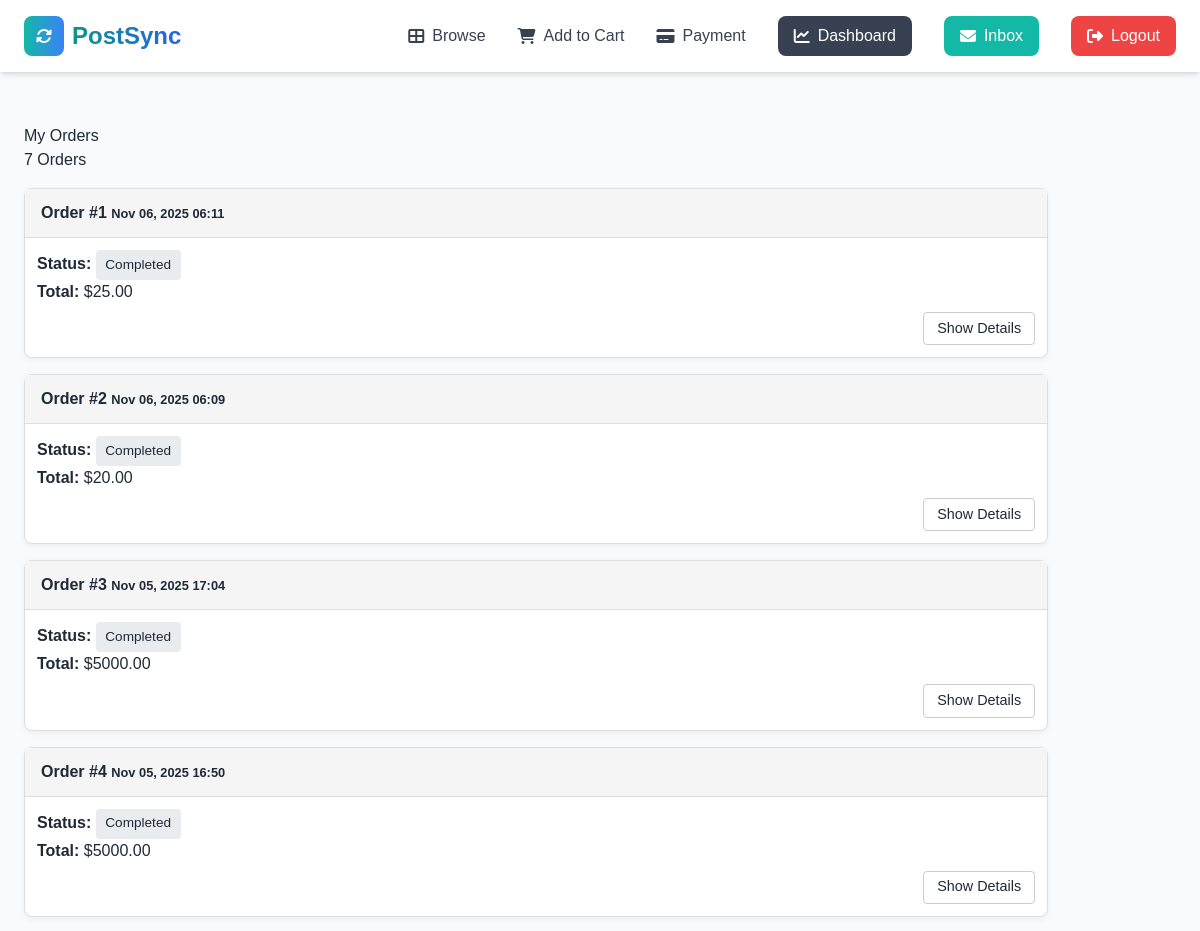
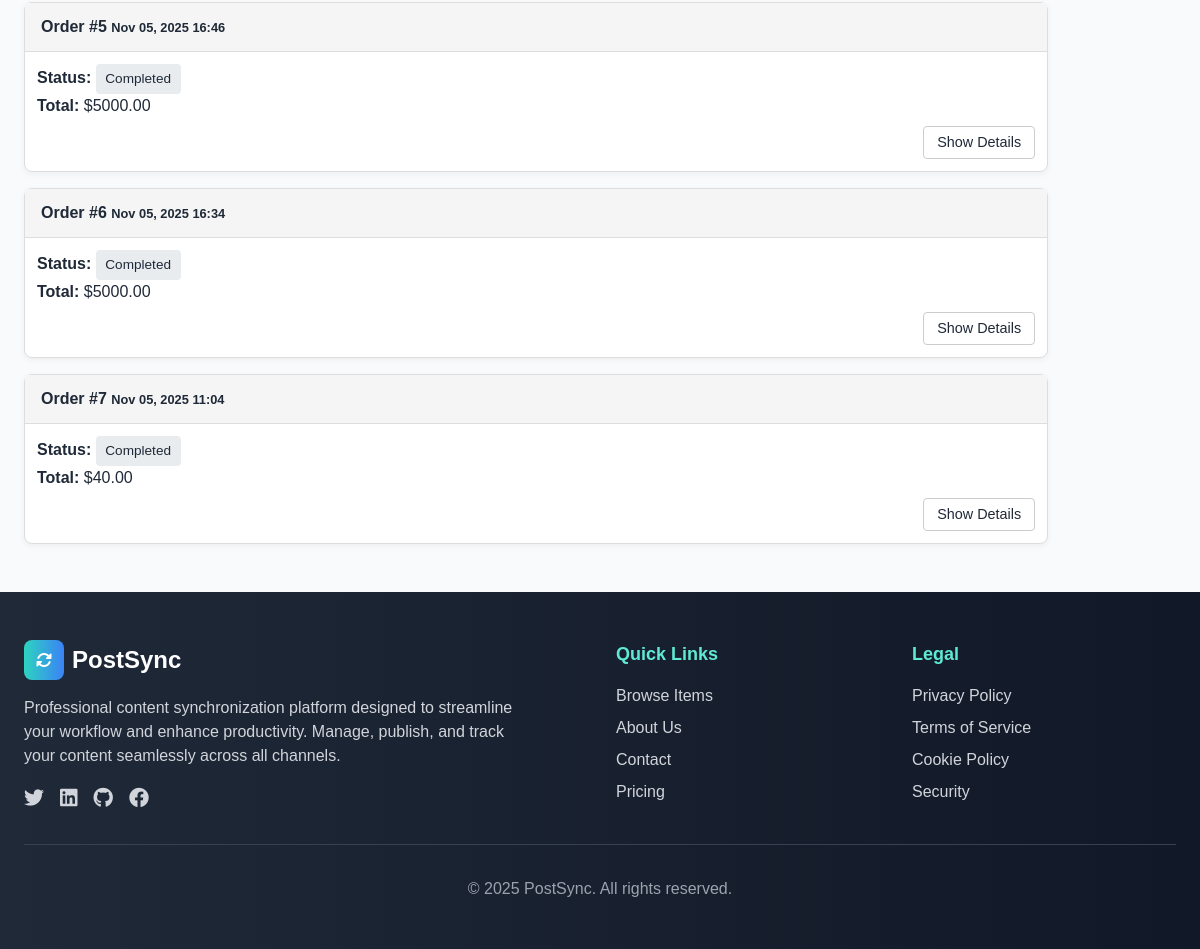
Page /cart/orders/ (signed in) on the earlier database version (2 pictures, top to bottom).
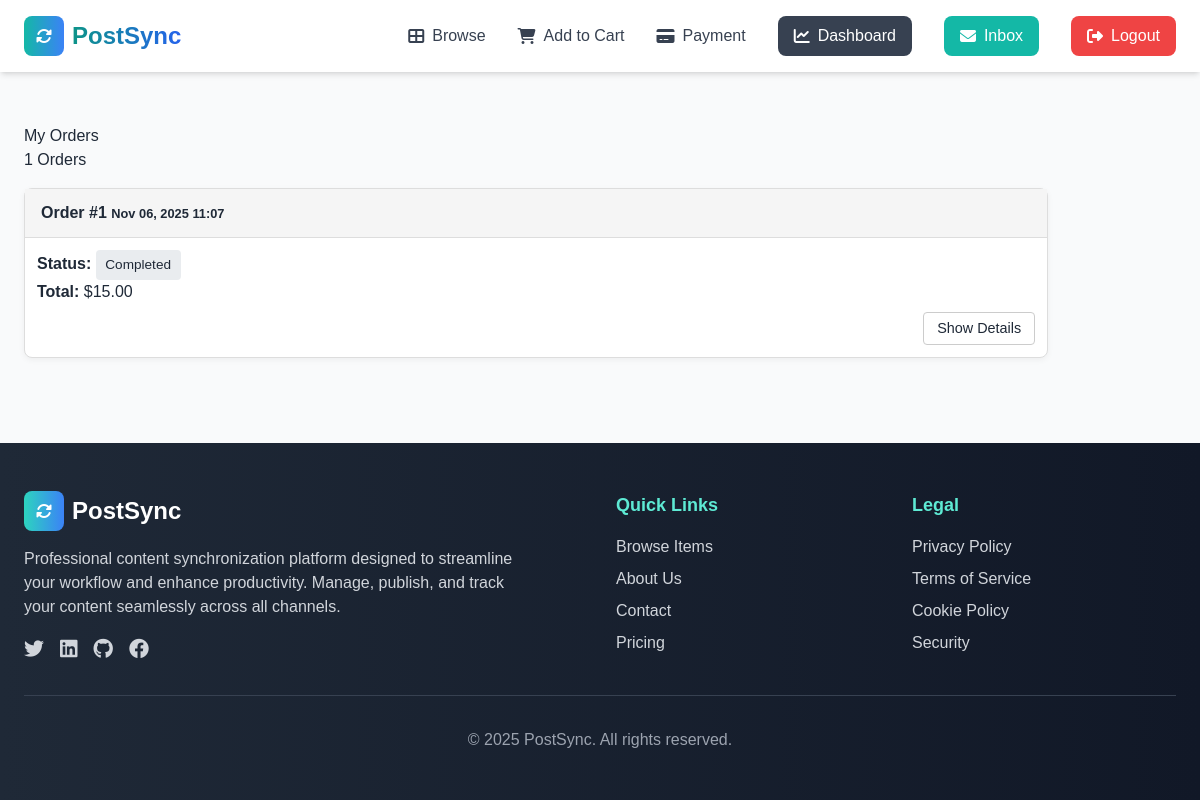
Same page on the later database version.
### cart/models.py (models this page shows, shortened)
class Payment(models.Model):
    user = models.ForeignKey(User, on_delete=models.CASCADE)
    amount = models.DecimalField(max_digits=10, decimal_places=2)
    stripe_payment_intent = models.CharField(max_length=255, null=True, blank=True)
    stripe_session_id = models.CharField(max_length=255, null=True, blank=True)
    currency = models.CharField(max_length=10, default='usd')
    status = models.CharField(max_length=50, default='pending')
    created_at = models.DateTimeField(auto_now_add=True)

### cart/views.py (the view)
# urls.py: path('orders/', views.order_history, name='order_history'),
@login_required
def order_history(request):
    payments = Payment.objects.filter(user=request.user).order_by('-created_at')
    return render(request, 'cart/order_history.html', {'payments': payments})

### cart/models.py (called while the page is built)
    def subtotal(self):
        return self.price * self.quantity

### cart/templates/cart/order_history.html (shortened to what this page needs)
{% extends 'core/base.html' %}
{% block content %}
<div class="container mt-5">
    <div class="d-flex justify-content-between align-items-center mb-4">
        <h2 class="fw-semibold">My Orders</h2>
        <span>{{ payments|length }} Orders</span>
    </div>
    {% if payments %}
        {% for p in payments %}
        <div class="card order-card mb-4 ">
            <div class="card-header d-flex justify-content-between ">
                <span>Order #{{ forloop.counter }}</span>
                <small>{{ p.created_at|date:"M d, Y H:i" }}</small>
            </div>
            <div class="card-body p-3">
                <div class="d-flex justify-content-between align-items-center mb-2">
                    <p class="mb-0">
                        <strong>Status:</strong>
                        <span class="status-badge">{{ p.status|title }}</span>
                    </p>
                    <p class="mb-0">
                        <strong>Total:</strong> ${{ p.amount }}
                    </p>
                </div>
                <div class="text-end">
                    <button class="toggle-details" data-target="order-{{ forloop.counter }}">
                        Show Details
                    </button>
                </div>
            </div>
        </div>
        {% endfor %}
    {% endif %}
</div>
{% endblock %}

Differences in the rows shown:
removed Payment: created_at "Nov 06, 2025 06:11", status "Completed", amount "25.00"
removed Payment: created_at "Nov 06, 2025 06:09", status "Completed", amount "20.00"
removed Payment: created_at "Nov 05, 2025 17:04", status "Completed", amount "5000.00"
removed Payment: created_at "Nov 05, 2025 16:50", status "Completed", amount "5000.00"
removed Payment: created_at "Nov 05, 2025 16:46", status "Completed", amount "5000.00"
removed Payment: created_at "Nov 05, 2025 16:34", status "Completed", amount "5000.00"
removed Payment: created_at "Nov 05, 2025 11:04", status "Completed", amount "40.00"
added Payment: created_at "Nov 06, 2025 11:07", status "Completed", amount "15.00"
Other differences:
{{ payments|length }}: "7" → "1"
